Frame 1 (no input): blank canvas, image omitted
Frame 60 (the mouse pressed at the canvas centre just before this capture): blank canvas, image omitted
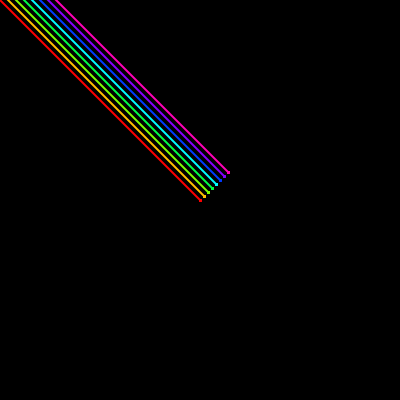
Frame 120 (the mouse held since frame 60 and released just before this capture)

The Processing sketch whose frames 1 and 60 were blank and that drew this single picture after the mouse press (run headless with seeded random() and noise(); from frame 60 on, the mouse is pressed at the canvas centre):

// Processing sketch: colorWires_003
// ── colorWires_003.pde
//inspired on Aphex Twin - Orphans cover
color[] colors;

void setup(){
  size(400,400);
  colorMode(HSB);
  colors = new color[8];
  for(int i=0; i<colors.length; i++){
    colors[i] = color(i*256/colors.length, 255, 255);
  }
  background(0);
}
void draw(){
  if(mousePressed){
    int s = 4;
    noStroke(); fill(0);
    quad(
    pmouseX, pmouseY,
    mouseX, mouseY,
    mouseX+colors.length*s, mouseY-colors.length*s,
    pmouseX+colors.length*s, pmouseY-colors.length*s
    );
    for(int i=0; i<colors.length; i++){
      stroke(colors[i]);
      strokeWeight(s/2);
      line(pmouseX+i*s, pmouseY-i*s, mouseX+i*s, mouseY-i*s);
    }
  }
}
